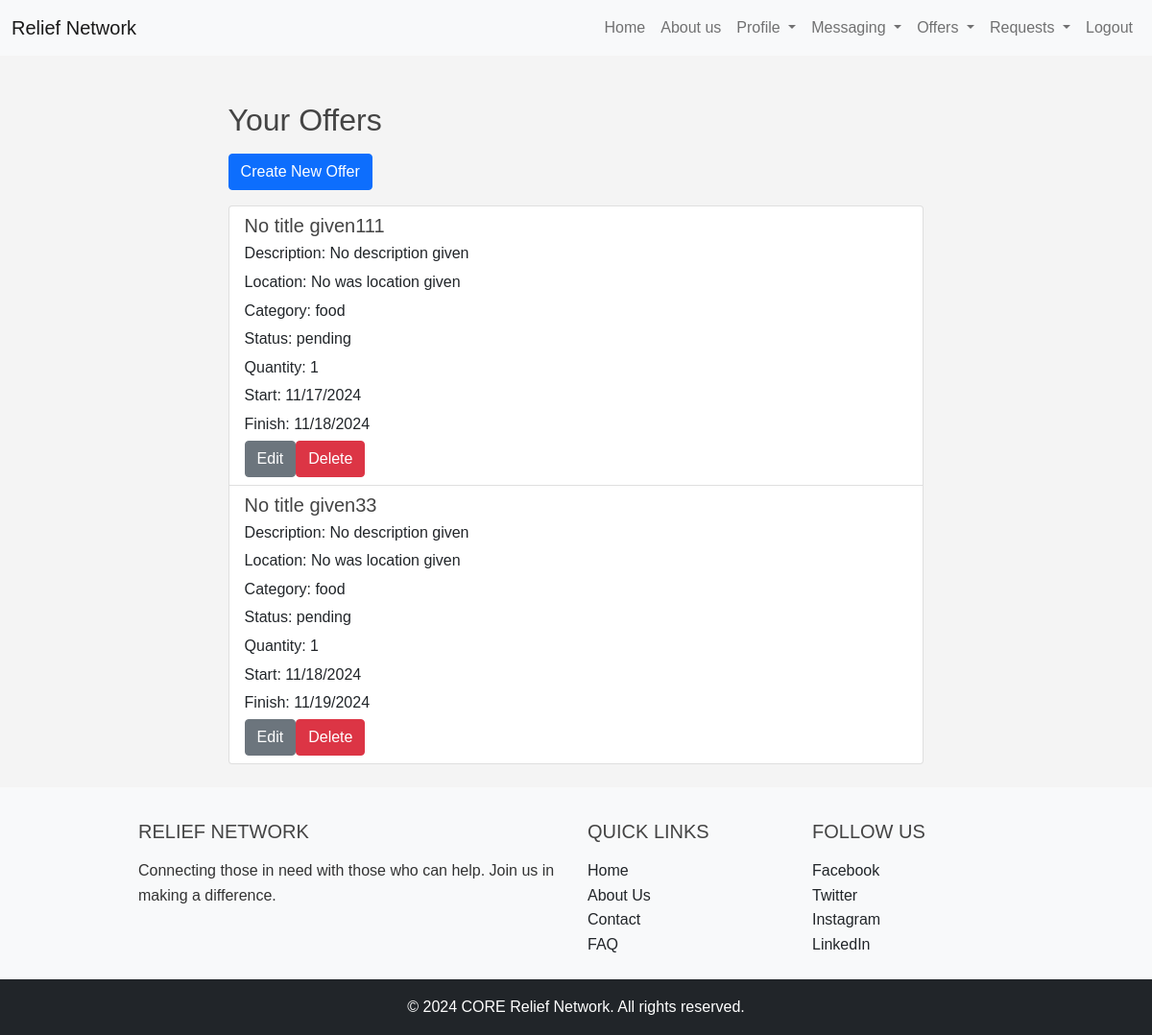
The app's page /user_offer_list/ (signed in) with its own data.
### offers/models.py (models this page shows, shortened)
class Offer(models.Model):
    CATEGORY_CHOICES = (
        ('food', 'Food'),
        ('water', 'Water'),
        ('clothing', 'Clothing'),
        ('shelter', 'Shelter'),
        ('medical', 'Medical Supplies'),
        ('other', 'Other'),
    )
    STATUS_CHOICES = (
        ('pending', 'Pending'),
        ('in_progress', 'In Progress'),
        ('completed', 'Completed'),
        ('cancelled', 'Cancelled'),
    )
    user = models.ForeignKey(User, on_delete=models.CASCADE)
    title = models.CharField(max_length=100, default='No title given')
    description = models.TextField(default='No description given')
    location = models.CharField(max_length=255, default='No was location given')# add a more detailed address later
    category = models.CharField(max_length=50, choices=CATEGORY_CHOICES, default='Other')
    status = models.CharField(max_length=11, choices=STATUS_CHOICES, default='Pending')
    quantity = models.IntegerField(default=1)
    availability_start = models.DateTimeField(default=timezone.now)
    availability_end = models.DateTimeField(default=timezone.now)
    likes = models.ManyToManyField(User, related_name='liked_offers', blank=True)

### offers/views.py (the view)
# urls.py: path('user_offer_list/', offers_views.user_offer_list, name='user_offer_list'),# look at their own offers
@login_required
def user_offer_list(request):
    offers = Offer.objects.filter(user=request.user)
    return render(request, 'user_offer_list.html', {'offers': offers})

### offers/templates/user_offer_list.html (shortened to what this page needs)
{% extends 'base.html' %}
{% block content %}
{% load static %}
<link rel="stylesheet" type="text/css" href="{% static 'css/styles.css' %}">
<div class="container mt-4">
    <h2>Your Offers</h2>
    <a href="{% url 'create_offer' %}" class="btn btn-primary mb-3">Create New Offer</a>
    <div class="list-group">
        {% for offer in offers %}
        <div class="list-group-item">
            <h5 class="mb-1">{{ offer.title }}</h5>
            <p class="mb-1">Description: {{ offer.description }}</p>
            <p class="mb-1">Location: {{ offer.location }}</p>
            <p class="mb-1">Category: {{ offer.category }}</p>
            <p class="mb-1">Status: {{ offer.status }}</p>
            <p class="mb-1">Quantity: {{ offer.quantity }}</p>
            <p class="mb-1">Start: {{ offer.availability_start|date:"SHORT_DATE_FORMAT" }}</p>
            <p class="mb-1">Finish: {{ offer.availability_end|date:"SHORT_DATE_FORMAT" }}</p>
            <div class="btn-group" role="group" aria-label="Basic example">
                <form action="{% url 'edit_offer' offer.pk %}" method="get">
                    <button type="submit" class="btn btn-secondary">Edit</button>
                </form>
                <form action="{% url 'delete_offer' offer.pk %}" method="post">
                    <button type="submit" class="btn btn-danger" onclick="return confirm('Are you sure you want to delete this offer?');">Delete</button>
                </form>
            </div>
        </div>
        {% empty %}
        <div class="list-group-item">No offers found.</div>
        {% endfor %}
    </div>
</div>
{% endblock %}

### static/css/base.css (style rules this page uses)
html, body { height: 100%; margin: 0; display: flex; flex-direction: column; }

### static/css/styles.css (style rules this page uses)
* { margin: 0; padding: 0; box-sizing: border-box; }
body { font-family: Arial, sans-serif; background-color: #f4f4f4; color: #333; line-height: 1.6; }
.container { width: 80%; margin: auto; overflow: hidden; }
h1, h2, h3, h4, h5, h6 { margin-bottom: 1rem; color: #444; }
p { margin-bottom: 1rem; }
a { color: #007BFF; text-decoration: none; }
button { display: inline-block; padding: 0.75rem 1.25rem; font-size: 1rem; cursor: pointer; border: none; background-color: #007BFF; color: #fff; border-radius: 5px; }
:root { --button-size-small: 8px 16px; --button-size-medium: 12px 24px; --button-size-large: 16px 32px; }

### records on screen
Offer: title "No title given111", description "No description given", location "No was location given", category "food", status "pending", quantity "1", availability_start "11/17/2024", availability_end "11/18/2024"
Offer: title "No title given33", description "No description given", location "No was location given", category "food", status "pending", quantity "1", availability_start "11/18/2024", availability_end "11/19/2024"
